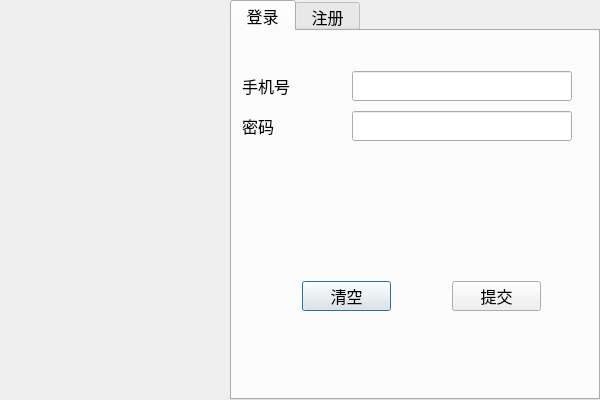
<?xml version="1.0" encoding="UTF-8"?>
<ui version="4.0">
 <class>LoginDialog</class>
 <widget class="QDialog" name="LoginDialog">
  <property name="geometry">
   <rect>
    <x>0</x>
    <y>0</y>
    <width>600</width>
    <height>400</height>
   </rect>
  </property>
  <property name="minimumSize">
   <size>
    <width>600</width>
    <height>400</height>
   </size>
  </property>
  <property name="maximumSize">
   <size>
    <width>600</width>
    <height>400</height>
   </size>
  </property>
  <property name="windowTitle">
   <string>Dialog</string>
  </property>
  <widget class="QTabWidget" name="tw_page">
   <property name="geometry">
    <rect>
     <x>230</x>
     <y>0</y>
     <width>370</width>
     <height>400</height>
    </rect>
   </property>
   <property name="font">
    <font>
     <pointsize>12</pointsize>
    </font>
   </property>
   <property name="currentIndex">
    <number>0</number>
   </property>
   <widget class="QWidget" name="page_login">
    <attribute name="title">
     <string> 登录 </string>
    </attribute>
    <widget class="QPushButton" name="pb_clear">
     <property name="geometry">
      <rect>
       <x>70</x>
       <y>250</y>
       <width>89</width>
       <height>30</height>
      </rect>
     </property>
     <property name="text">
      <string>清空</string>
     </property>
    </widget>
    <widget class="QPushButton" name="pb_commit">
     <property name="geometry">
      <rect>
       <x>220</x>
       <y>250</y>
       <width>89</width>
       <height>30</height>
      </rect>
     </property>
     <property name="text">
      <string>提交</string>
     </property>
    </widget>
    <widget class="QLabel" name="lb_tel">
     <property name="geometry">
      <rect>
       <x>10</x>
       <y>40</y>
       <width>100</width>
       <height>30</height>
      </rect>
     </property>
     <property name="text">
      <string>手机号</string>
     </property>
    </widget>
    <widget class="QLabel" name="lb_password">
     <property name="geometry">
      <rect>
       <x>10</x>
       <y>80</y>
       <width>100</width>
       <height>30</height>
      </rect>
     </property>
     <property name="text">
      <string>密码</string>
     </property>
    </widget>
    <widget class="QLineEdit" name="le_tel">
     <property name="geometry">
      <rect>
       <x>120</x>
       <y>40</y>
       <width>220</width>
       <height>30</height>
      </rect>
     </property>
     <property name="clearButtonEnabled">
      <bool>true</bool>
     </property>
    </widget>
    <widget class="QLineEdit" name="le_password">
     <property name="geometry">
      <rect>
       <x>120</x>
       <y>80</y>
       <width>220</width>
       <height>30</height>
      </rect>
     </property>
     <property name="clearButtonEnabled">
      <bool>true</bool>
     </property>
    </widget>
   </widget>
   <widget class="QWidget" name="page_register">
    <attribute name="title">
     <string> 注册 </string>
    </attribute>
    <widget class="QPushButton" name="pb_commit_register">
     <property name="geometry">
      <rect>
       <x>220</x>
       <y>250</y>
       <width>89</width>
       <height>30</height>
      </rect>
     </property>
     <property name="text">
      <string>提交</string>
     </property>
    </widget>
    <widget class="QPushButton" name="pb_clear_register">
     <property name="geometry">
      <rect>
       <x>70</x>
       <y>250</y>
       <width>89</width>
       <height>30</height>
      </rect>
     </property>
     <property name="text">
      <string>清空</string>
     </property>
    </widget>
    <widget class="QLabel" name="lb_tel_register">
     <property name="geometry">
      <rect>
       <x>10</x>
       <y>40</y>
       <width>100</width>
       <height>30</height>
      </rect>
     </property>
     <property name="text">
      <string>手机号</string>
     </property>
    </widget>
    <widget class="QLineEdit" name="le_tel_register">
     <property name="geometry">
      <rect>
       <x>120</x>
       <y>40</y>
       <width>220</width>
       <height>30</height>
      </rect>
     </property>
    </widget>
    <widget class="QLabel" name="lb_password_register">
     <property name="geometry">
      <rect>
       <x>10</x>
       <y>120</y>
       <width>100</width>
       <height>30</height>
      </rect>
     </property>
     <property name="text">
      <string>密码</string>
     </property>
    </widget>
    <widget class="QLineEdit" name="le_password_register">
     <property name="geometry">
      <rect>
       <x>120</x>
       <y>120</y>
       <width>220</width>
       <height>30</height>
      </rect>
     </property>
    </widget>
    <widget class="QLabel" name="lb_confirm_register">
     <property name="geometry">
      <rect>
       <x>10</x>
       <y>160</y>
       <width>100</width>
       <height>30</height>
      </rect>
     </property>
     <property name="text">
      <string>确认密码</string>
     </property>
    </widget>
    <widget class="QLineEdit" name="le_confirm_register">
     <property name="geometry">
      <rect>
       <x>120</x>
       <y>160</y>
       <width>220</width>
       <height>30</height>
      </rect>
     </property>
    </widget>
    <widget class="QLineEdit" name="le_name_register">
     <property name="geometry">
      <rect>
       <x>120</x>
       <y>80</y>
       <width>220</width>
       <height>30</height>
      </rect>
     </property>
     <property name="text">
      <string/>
     </property>
    </widget>
    <widget class="QLabel" name="lb_name_register">
     <property name="geometry">
      <rect>
       <x>10</x>
       <y>80</y>
       <width>100</width>
       <height>30</height>
      </rect>
     </property>
     <property name="text">
      <string>昵称</string>
     </property>
    </widget>
   </widget>
  </widget>
  <widget class="QLabel" name="lb_icon">
   <property name="geometry">
    <rect>
     <x>0</x>
     <y>0</y>
     <width>230</width>
     <height>400</height>
    </rect>
   </property>
   <property name="text">
    <string/>
   </property>
   <property name="pixmap">
    <pixmap resource="resource.qrc">:/images/register.png</pixmap>
   </property>
   <property name="scaledContents">
    <bool>true</bool>
   </property>
  </widget>
 </widget>
 <resources>
  <include location="resource.qrc"/>
 </resources>
 <connections/>
</ui>
